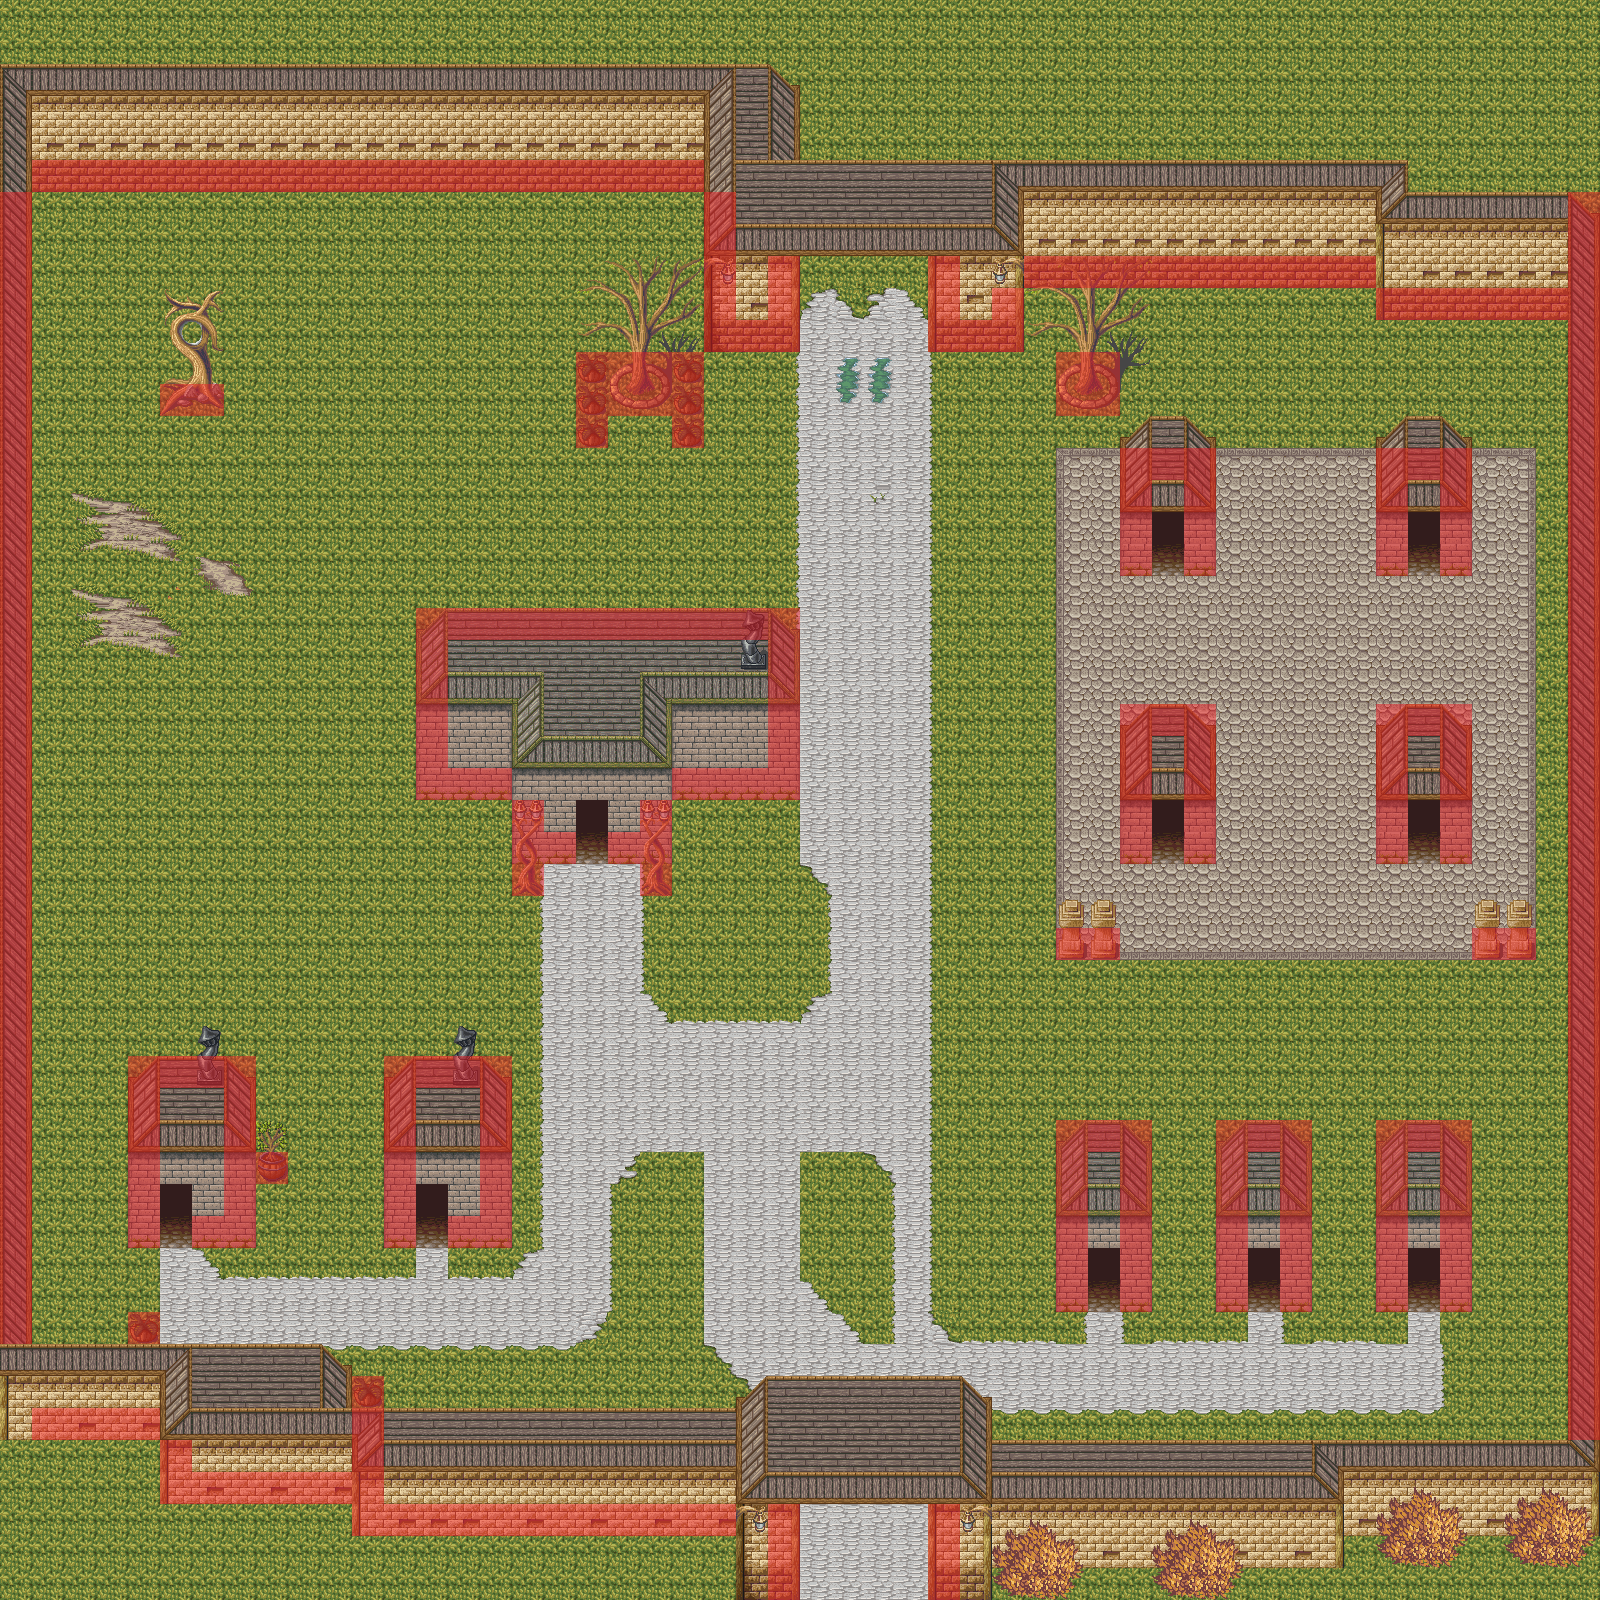

The image is a tile-based game level rendered from a .tmx file. Its description and source (layers, tilesets, objects; grid data summarised) follow:
An orthogonal 50x50 tile map with 32x32 px tiles, 5 tile layers (Suelo, Muros, Casas, Adornos, ...), 2 tilesets and 1 object.

<map version="1.0" orientation="orthogonal" renderorder="right-down" width="50" height="50" tilewidth="32" tileheight="32" nextobjectid="1">
 <tileset firstgid="1" name="magecity" tilewidth="32" tileheight="32" tilecount="360" columns="8">
  <image source="../Tilesets/magecity.png" width="256" height="1450" />
 </tileset>
 <tileset firstgid="361" name="RED" tilewidth="32" tileheight="32" tilecount="1" columns="1">
  <image source="../Tilesets/RED.png" width="32" height="32" />
  <tile id="0">
   <objectgroup draworder="index">
    <object id="9" x="-0.0625" y="0" width="32.125" height="31.9375" />
   </objectgroup>
  </tile>
 </tileset>
 <layer name="Suelo" width="50" height="50">
  <data>[2500 cells, 2500 non-empty, 22 distinct tile ids]</data>
 </layer>
 <layer name="Muros" width="50" height="50">
  <data>[2500 cells, 494 non-empty, 25 distinct tile ids]</data>
 </layer>
 <layer name="Casas" width="50" height="50">
  <data>[2500 cells, 234 non-empty, 29 distinct tile ids]</data>
 </layer>
 <layer name="Adornos" width="50" height="50">
  <data>[2500 cells, 165 non-empty, 69 distinct tile ids]</data>
 </layer>
 <layer name="Colisiones" width="50" height="50" opacity="0.49">
  <data>[2500 cells, 327 non-empty, 1 distinct tile ids]</data>
 </layer>
</map>
